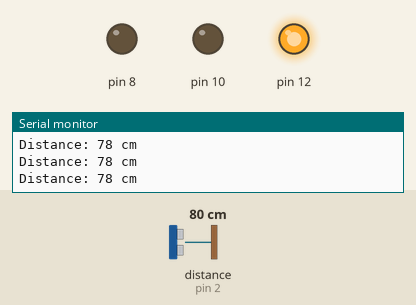
Bench run of a sketch on a simulated Arduino Uno, built with avr-gcc and run on an emulated ATmega328P. Shown: output pins drawn as LEDs (lit = HIGH), the last lines printed to the serial monitor. Wiring (inferred from the names in the program): ultrasonic range finder: trigger pin 3; echo pin 2. Inputs (shaded band) come from the test bench; at power-on: distance to the obstacle (sensor on pin 2) 80 cm. The echo pulse lasts 58.3 µs per cm; pins used as bus, display or sensor lines are not drawn.

Above: at 1.2 s.
1.3 s: distance to the obstacle (sensor on pin 2) set to 34 cm
2.8 s: distance to the obstacle (sensor on pin 2) set to 27 cm
At 3.4 s:
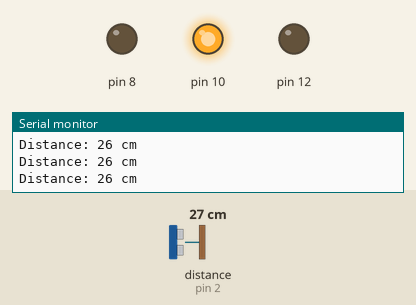
4.5 s: distance to the obstacle (sensor on pin 2) set to 12 cm
6.0 s: distance to the obstacle (sensor on pin 2) set to 9 cm
At 6.6 s:
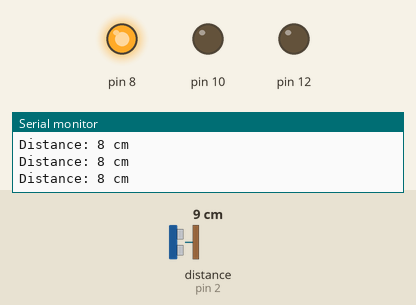
7.7 s: distance to the obstacle (sensor on pin 2) set to 18 cm
At 9.0 s:
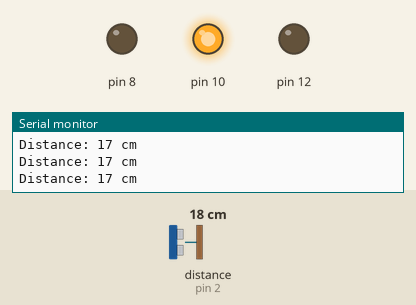
9.4 s: distance to the obstacle (sensor on pin 2) set to 2 cm
At 10.3 s:
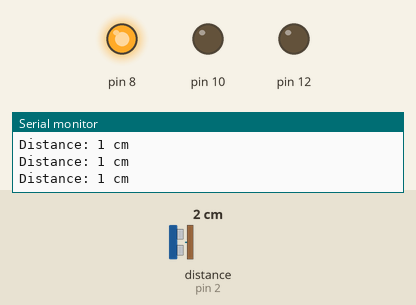
Timing chart, 0 to 12.1 s (numbered marks = the images above; inputs shaded):
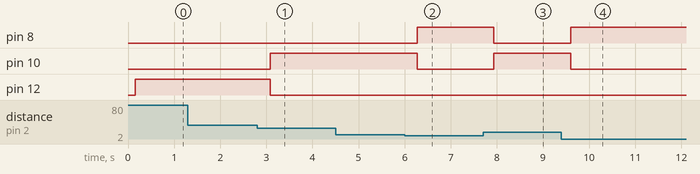

The sketch:

3.8-Distance_Sensing.ino
```cpp
#define echoPin 2 // attach pin D2 Arduino to pin Echo of HC-SR04
#define trigPin 3 //attach pin D3 Arduino to pin Trig of HC-SR04

// defines variables
long duration; // variable for the duration of sound wave travel
int distance; // variable for the distance measurement

void setup() {
  pinMode(8, OUTPUT);
  pinMode(10, OUTPUT);
  pinMode(12, OUTPUT);
  pinMode(trigPin, OUTPUT); // Sets the trigPin as an OUTPUT
  pinMode(echoPin, INPUT); // Sets the echoPin as an INPUT
  Serial.begin(9600); // // Serial Communication is starting with 9600 of baudrate speed
  Serial.println("Ultrasonic Sensor HC-SR04 Test"); // print some text in Serial Monitor
  Serial.println("with Arduino UNO R3");
}
void loop() {
  // Clears the trigPin condition
  digitalWrite(trigPin, LOW);
  delayMicroseconds(2);
  // Sets the trigPin HIGH (ACTIVE) for 10 microseconds
  digitalWrite(trigPin, HIGH);
  delayMicroseconds(10);
  digitalWrite(trigPin, LOW);
  // Reads the echoPin, returns the sound wave travel time in microseconds
  duration = pulseIn(echoPin, HIGH);
  // Calculating the distance
  distance = duration * 0.034 / 2; // Speed of sound wave divided by 2 (go and back)
  // Displays the distance on the Serial Monitor
  delay(150);
  Serial.print("Distance: ");
  Serial.print(distance);
  Serial.println(" cm");


if (distance <= 30) {
  digitalWrite(8, LOW);
  digitalWrite(10, HIGH);
  digitalWrite(12, LOW);
  }
if (distance > 30) {
  digitalWrite(8, LOW);
  digitalWrite(10, LOW);
  digitalWrite(12, HIGH);
}
  if (distance < 10) {
  digitalWrite(8, HIGH);
  digitalWrite(10, LOW);
  digitalWrite(12, LOW);
  }
}
```

Measured:
- the behaviour switches between 32 and 31 cm on distance to the obstacle (sensor on pin 2) (found by bisection; images 0 and 1)
- the behaviour switches between 11 and 10 cm on distance to the obstacle (sensor on pin 2) (found by bisection; images 1 and 2)
- after the input at 2.8 s, pin 10: LOW → HIGH after 0.28 s; pin 12: HIGH → LOW after 0.28 s
- after the input at 6.0 s, pin 8: LOW → HIGH after 0.27 s; pin 10: HIGH → LOW after 0.27 s
- after the input at 7.7 s, pin 8: HIGH → LOW after 0.23 s; pin 10: LOW → HIGH after 0.23 s
- after the input at 9.4 s, pin 8: LOW → HIGH after 0.20 s; pin 10: HIGH → LOW after 0.20 s
